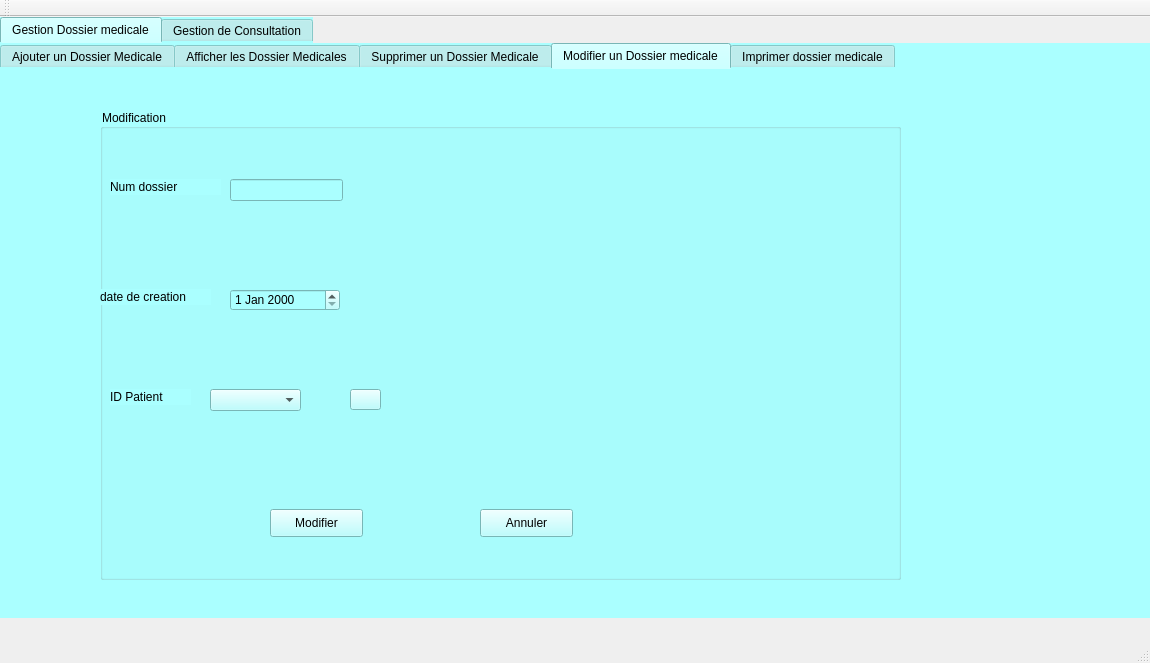
<?xml version="1.0" encoding="UTF-8"?>
<ui version="4.0">
 <class>MainWindow</class>
 <widget class="QMainWindow" name="MainWindow">
  <property name="geometry">
   <rect>
    <x>0</x>
    <y>0</y>
    <width>1150</width>
    <height>663</height>
   </rect>
  </property>
  <property name="windowTitle">
   <string>Dossier medicale</string>
  </property>
  <widget class="QWidget" name="centralWidget">
   <widget class="QTabWidget" name="tabWidget_2">
    <property name="geometry">
     <rect>
      <x>0</x>
      <y>0</y>
      <width>1281</width>
      <height>601</height>
     </rect>
    </property>
    <property name="styleSheet">
     <string notr="true">background-color: rgb(170, 255, 255);
border-bottom-color: rgb(11, 11, 11);
font: 9pt &quot;PT Bold Stars&quot;;</string>
    </property>
    <property name="currentIndex">
     <number>0</number>
    </property>
    <widget class="QWidget" name="tab_6">
     <attribute name="title">
      <string>Gestion Dossier medicale</string>
     </attribute>
     <widget class="QTabWidget" name="tabWidget">
      <property name="geometry">
       <rect>
        <x>0</x>
        <y>0</y>
        <width>1211</width>
        <height>661</height>
       </rect>
      </property>
      <property name="styleSheet">
       <string notr="true">background-color: rgb(170, 255, 255);</string>
      </property>
      <property name="currentIndex">
       <number>3</number>
      </property>
      <widget class="QWidget" name="tab">
       <attribute name="title">
        <string>Ajouter un Dossier Medicale</string>
       </attribute>
       <widget class="QGroupBox" name="groupBox_2">
        <property name="geometry">
         <rect>
          <x>80</x>
          <y>10</y>
          <width>921</width>
          <height>471</height>
         </rect>
        </property>
        <property name="title">
         <string>Ajout</string>
        </property>
        <widget class="QPushButton" name="anuuler_ajout">
         <property name="geometry">
          <rect>
           <x>350</x>
           <y>420</y>
           <width>93</width>
           <height>28</height>
          </rect>
         </property>
         <property name="text">
          <string>Annuler</string>
         </property>
        </widget>
        <widget class="QPushButton" name="pb_ajouter">
         <property name="geometry">
          <rect>
           <x>110</x>
           <y>420</y>
           <width>93</width>
           <height>28</height>
          </rect>
         </property>
         <property name="text">
          <string>Ajouter</string>
         </property>
        </widget>
        <widget class="QLabel" name="label_3">
         <property name="geometry">
          <rect>
           <x>20</x>
           <y>290</y>
           <width>81</width>
           <height>16</height>
          </rect>
         </property>
         <property name="text">
          <string>ID Patient</string>
         </property>
        </widget>
        <widget class="QDateEdit" name="le_date_ajout">
         <property name="geometry">
          <rect>
           <x>150</x>
           <y>190</y>
           <width>121</width>
           <height>22</height>
          </rect>
         </property>
        </widget>
        <widget class="QLabel" name="label_2">
         <property name="geometry">
          <rect>
           <x>10</x>
           <y>190</y>
           <width>111</width>
           <height>16</height>
          </rect>
         </property>
         <property name="text">
          <string>Date de creation</string>
         </property>
        </widget>
        <widget class="QLabel" name="label">
         <property name="geometry">
          <rect>
           <x>20</x>
           <y>80</y>
           <width>101</width>
           <height>16</height>
          </rect>
         </property>
         <property name="text">
          <string>Num dossier</string>
         </property>
        </widget>
        <widget class="QLineEdit" name="le_num">
         <property name="geometry">
          <rect>
           <x>140</x>
           <y>80</y>
           <width>151</width>
           <height>22</height>
          </rect>
         </property>
        </widget>
        <widget class="QComboBox" name="comboBox1">
         <property name="geometry">
          <rect>
           <x>130</x>
           <y>290</y>
           <width>131</width>
           <height>22</height>
          </rect>
         </property>
        </widget>
        <widget class="QPushButton" name="refrech_aj">
         <property name="geometry">
          <rect>
           <x>300</x>
           <y>290</y>
           <width>31</width>
           <height>21</height>
          </rect>
         </property>
         <property name="text">
          <string/>
         </property>
        </widget>
       </widget>
      </widget>
      <widget class="QWidget" name="tab_2">
       <attribute name="title">
        <string>Afficher les Dossier Medicales</string>
       </attribute>
       <widget class="QTableView" name="tabdossier">
        <property name="geometry">
         <rect>
          <x>10</x>
          <y>130</y>
          <width>881</width>
          <height>381</height>
         </rect>
        </property>
       </widget>
       <widget class="QLineEdit" name="lineEdit">
        <property name="geometry">
         <rect>
          <x>130</x>
          <y>50</y>
          <width>131</width>
          <height>22</height>
         </rect>
        </property>
       </widget>
       <widget class="QLabel" name="label_8">
        <property name="geometry">
         <rect>
          <x>10</x>
          <y>50</y>
          <width>121</width>
          <height>20</height>
         </rect>
        </property>
        <property name="text">
         <string>ID_Patient</string>
        </property>
       </widget>
       <widget class="QPushButton" name="rech_doc">
        <property name="geometry">
         <rect>
          <x>450</x>
          <y>20</y>
          <width>131</width>
          <height>28</height>
         </rect>
        </property>
        <property name="text">
         <string>RECHERCHE</string>
        </property>
       </widget>
       <widget class="QPushButton" name="trie_doc">
        <property name="geometry">
         <rect>
          <x>450</x>
          <y>70</y>
          <width>131</width>
          <height>28</height>
         </rect>
        </property>
        <property name="text">
         <string>TRIEE PAR NUM</string>
        </property>
       </widget>
      </widget>
      <widget class="QWidget" name="tab_3">
       <attribute name="title">
        <string>Supprimer un Dossier Medicale</string>
       </attribute>
       <widget class="QGroupBox" name="groupBox">
        <property name="geometry">
         <rect>
          <x>10</x>
          <y>30</y>
          <width>551</width>
          <height>251</height>
         </rect>
        </property>
        <property name="title">
         <string>Suppression</string>
        </property>
        <widget class="QLabel" name="label_4">
         <property name="geometry">
          <rect>
           <x>200</x>
           <y>60</y>
           <width>131</width>
           <height>16</height>
          </rect>
         </property>
         <property name="text">
          <string>Numero de dossier </string>
         </property>
        </widget>
        <widget class="QLineEdit" name="le_num_sup">
         <property name="geometry">
          <rect>
           <x>160</x>
           <y>110</y>
           <width>201</width>
           <height>22</height>
          </rect>
         </property>
        </widget>
        <widget class="QPushButton" name="pushButton_2">
         <property name="geometry">
          <rect>
           <x>220</x>
           <y>180</y>
           <width>93</width>
           <height>28</height>
          </rect>
         </property>
         <property name="text">
          <string>Supprimer</string>
         </property>
        </widget>
       </widget>
      </widget>
      <widget class="QWidget" name="tab_4">
       <attribute name="title">
        <string>Modifier un Dossier medicale</string>
       </attribute>
       <widget class="QGroupBox" name="groupBox_3">
        <property name="geometry">
         <rect>
          <x>100</x>
          <y>40</y>
          <width>801</width>
          <height>471</height>
         </rect>
        </property>
        <property name="title">
         <string>Modification</string>
        </property>
        <widget class="QPushButton" name="annuler_modif">
         <property name="geometry">
          <rect>
           <x>380</x>
           <y>400</y>
           <width>93</width>
           <height>28</height>
          </rect>
         </property>
         <property name="text">
          <string>Annuler</string>
         </property>
        </widget>
        <widget class="QPushButton" name="pushButton_3">
         <property name="geometry">
          <rect>
           <x>170</x>
           <y>400</y>
           <width>93</width>
           <height>28</height>
          </rect>
         </property>
         <property name="text">
          <string>Modifier</string>
         </property>
        </widget>
        <widget class="QLabel" name="label_7">
         <property name="geometry">
          <rect>
           <x>10</x>
           <y>280</y>
           <width>81</width>
           <height>16</height>
          </rect>
         </property>
         <property name="text">
          <string>ID Patient</string>
         </property>
        </widget>
        <widget class="QLabel" name="label_6">
         <property name="geometry">
          <rect>
           <x>0</x>
           <y>180</y>
           <width>111</width>
           <height>16</height>
          </rect>
         </property>
         <property name="text">
          <string>date de creation</string>
         </property>
        </widget>
        <widget class="QDateEdit" name="le_date_modif">
         <property name="geometry">
          <rect>
           <x>130</x>
           <y>180</y>
           <width>110</width>
           <height>22</height>
          </rect>
         </property>
        </widget>
        <widget class="QLineEdit" name="le_num_modif">
         <property name="geometry">
          <rect>
           <x>130</x>
           <y>70</y>
           <width>113</width>
           <height>22</height>
          </rect>
         </property>
        </widget>
        <widget class="QLabel" name="label_5">
         <property name="geometry">
          <rect>
           <x>10</x>
           <y>70</y>
           <width>111</width>
           <height>16</height>
          </rect>
         </property>
         <property name="text">
          <string>Num dossier</string>
         </property>
        </widget>
        <widget class="QComboBox" name="comboBox3">
         <property name="geometry">
          <rect>
           <x>110</x>
           <y>280</y>
           <width>91</width>
           <height>22</height>
          </rect>
         </property>
        </widget>
        <widget class="QPushButton" name="refrech_mod">
         <property name="geometry">
          <rect>
           <x>250</x>
           <y>280</y>
           <width>31</width>
           <height>21</height>
          </rect>
         </property>
         <property name="text">
          <string/>
         </property>
        </widget>
       </widget>
      </widget>
      <widget class="QWidget" name="tab_5">
       <attribute name="title">
        <string>Imprimer dossier medicale</string>
       </attribute>
       <widget class="QPushButton" name="Impdos">
        <property name="geometry">
         <rect>
          <x>920</x>
          <y>50</y>
          <width>121</width>
          <height>28</height>
         </rect>
        </property>
        <property name="text">
         <string>Imprimer</string>
        </property>
       </widget>
       <widget class="QTextEdit" name="imprimer">
        <property name="geometry">
         <rect>
          <x>130</x>
          <y>50</y>
          <width>781</width>
          <height>451</height>
         </rect>
        </property>
       </widget>
      </widget>
     </widget>
    </widget>
    <widget class="QWidget" name="tab_7">
     <attribute name="title">
      <string>Gestion de Consultation</string>
     </attribute>
     <widget class="QTabWidget" name="tabWidget_3">
      <property name="geometry">
       <rect>
        <x>0</x>
        <y>0</y>
        <width>1211</width>
        <height>661</height>
       </rect>
      </property>
      <property name="styleSheet">
       <string notr="true">background-color: rgb(170, 255, 255);
</string>
      </property>
      <property name="currentIndex">
       <number>0</number>
      </property>
      <widget class="QWidget" name="tab_8">
       <attribute name="title">
        <string>Ajouter ou Modifier consultation</string>
       </attribute>
       <widget class="QGroupBox" name="groupBox_4">
        <property name="geometry">
         <rect>
          <x>10</x>
          <y>20</y>
          <width>571</width>
          <height>80</height>
         </rect>
        </property>
        <property name="title">
         <string>Détail Dossier</string>
        </property>
        <widget class="QLabel" name="label_9">
         <property name="geometry">
          <rect>
           <x>10</x>
           <y>40</y>
           <width>56</width>
           <height>16</height>
          </rect>
         </property>
         <property name="text">
          <string/>
         </property>
        </widget>
        <widget class="QLabel" name="label_10">
         <property name="geometry">
          <rect>
           <x>10</x>
           <y>40</y>
           <width>91</width>
           <height>16</height>
          </rect>
         </property>
         <property name="text">
          <string>Num Dossier</string>
         </property>
        </widget>
        <widget class="QLabel" name="label_11">
         <property name="geometry">
          <rect>
           <x>270</x>
           <y>40</y>
           <width>101</width>
           <height>16</height>
          </rect>
         </property>
         <property name="text">
          <string>N°intervention</string>
         </property>
        </widget>
        <widget class="QLineEdit" name="numc">
         <property name="geometry">
          <rect>
           <x>100</x>
           <y>40</y>
           <width>113</width>
           <height>22</height>
          </rect>
         </property>
        </widget>
        <widget class="QLineEdit" name="nintervaj">
         <property name="geometry">
          <rect>
           <x>370</x>
           <y>40</y>
           <width>113</width>
           <height>22</height>
          </rect>
         </property>
        </widget>
       </widget>
       <widget class="QGroupBox" name="groupBox_7">
        <property name="geometry">
         <rect>
          <x>10</x>
          <y>110</y>
          <width>571</width>
          <height>91</height>
         </rect>
        </property>
        <property name="title">
         <string>Proprieté</string>
        </property>
        <widget class="QLabel" name="label_17">
         <property name="geometry">
          <rect>
           <x>0</x>
           <y>40</y>
           <width>81</width>
           <height>16</height>
          </rect>
         </property>
         <property name="text">
          <string>Date inter</string>
         </property>
        </widget>
        <widget class="QLabel" name="label_18">
         <property name="geometry">
          <rect>
           <x>210</x>
           <y>40</y>
           <width>81</width>
           <height>20</height>
          </rect>
         </property>
         <property name="text">
          <string>Problemme</string>
         </property>
        </widget>
        <widget class="QDateEdit" name="dinteraj">
         <property name="geometry">
          <rect>
           <x>80</x>
           <y>40</y>
           <width>110</width>
           <height>22</height>
          </rect>
         </property>
        </widget>
        <widget class="QLineEdit" name="probaj">
         <property name="geometry">
          <rect>
           <x>290</x>
           <y>40</y>
           <width>271</width>
           <height>22</height>
          </rect>
         </property>
        </widget>
       </widget>
       <widget class="QGroupBox" name="groupBox_8">
        <property name="geometry">
         <rect>
          <x>10</x>
          <y>210</y>
          <width>571</width>
          <height>141</height>
         </rect>
        </property>
        <property name="title">
         <string>Suivi</string>
        </property>
        <widget class="QLabel" name="label_19">
         <property name="geometry">
          <rect>
           <x>10</x>
           <y>40</y>
           <width>56</width>
           <height>16</height>
          </rect>
         </property>
         <property name="text">
          <string>Tension</string>
         </property>
        </widget>
        <widget class="QLabel" name="label_20">
         <property name="geometry">
          <rect>
           <x>10</x>
           <y>100</y>
           <width>71</width>
           <height>16</height>
          </rect>
         </property>
         <property name="text">
          <string>Glycémie</string>
         </property>
        </widget>
        <widget class="QLabel" name="label_21">
         <property name="geometry">
          <rect>
           <x>280</x>
           <y>40</y>
           <width>56</width>
           <height>16</height>
          </rect>
         </property>
         <property name="text">
          <string>Poids</string>
         </property>
        </widget>
        <widget class="QLabel" name="label_22">
         <property name="geometry">
          <rect>
           <x>280</x>
           <y>100</y>
           <width>56</width>
           <height>16</height>
          </rect>
         </property>
         <property name="text">
          <string>Taille</string>
         </property>
        </widget>
        <widget class="QLineEdit" name="tnaj">
         <property name="geometry">
          <rect>
           <x>100</x>
           <y>40</y>
           <width>51</width>
           <height>22</height>
          </rect>
         </property>
        </widget>
        <widget class="QLineEdit" name="glaj">
         <property name="geometry">
          <rect>
           <x>90</x>
           <y>100</y>
           <width>51</width>
           <height>22</height>
          </rect>
         </property>
        </widget>
        <widget class="QLineEdit" name="pdaj">
         <property name="geometry">
          <rect>
           <x>360</x>
           <y>40</y>
           <width>51</width>
           <height>22</height>
          </rect>
         </property>
        </widget>
        <widget class="QLineEdit" name="tlaj">
         <property name="geometry">
          <rect>
           <x>360</x>
           <y>100</y>
           <width>51</width>
           <height>22</height>
          </rect>
         </property>
        </widget>
       </widget>
       <widget class="QGroupBox" name="groupBox_9">
        <property name="geometry">
         <rect>
          <x>590</x>
          <y>20</y>
          <width>471</width>
          <height>171</height>
         </rect>
        </property>
        <property name="title">
         <string>Ordonnance</string>
        </property>
        <widget class="QLineEdit" name="ordaj">
         <property name="geometry">
          <rect>
           <x>2</x>
           <y>40</y>
           <width>461</width>
           <height>121</height>
          </rect>
         </property>
        </widget>
       </widget>
       <widget class="QPushButton" name="ajouterconsu">
        <property name="geometry">
         <rect>
          <x>140</x>
          <y>390</y>
          <width>93</width>
          <height>28</height>
         </rect>
        </property>
        <property name="text">
         <string>Ajouter</string>
        </property>
       </widget>
       <widget class="QPushButton" name="Quitterc">
        <property name="geometry">
         <rect>
          <x>540</x>
          <y>390</y>
          <width>93</width>
          <height>28</height>
         </rect>
        </property>
        <property name="text">
         <string>Quitter</string>
        </property>
       </widget>
       <widget class="QPushButton" name="modif">
        <property name="geometry">
         <rect>
          <x>320</x>
          <y>390</y>
          <width>93</width>
          <height>28</height>
         </rect>
        </property>
        <property name="text">
         <string>Modifier</string>
        </property>
       </widget>
      </widget>
      <widget class="QWidget" name="tab_9">
       <attribute name="title">
        <string>Afficher les Dossier Medicales</string>
       </attribute>
       <widget class="QTableView" name="tabconsu">
        <property name="geometry">
         <rect>
          <x>20</x>
          <y>130</y>
          <width>981</width>
          <height>381</height>
         </rect>
        </property>
       </widget>
       <widget class="QLineEdit" name="intervcherch">
        <property name="geometry">
         <rect>
          <x>150</x>
          <y>50</y>
          <width>131</width>
          <height>22</height>
         </rect>
        </property>
       </widget>
       <widget class="QLabel" name="label_12">
        <property name="geometry">
         <rect>
          <x>10</x>
          <y>50</y>
          <width>121</width>
          <height>20</height>
         </rect>
        </property>
        <property name="text">
         <string>N°intervention</string>
        </property>
       </widget>
       <widget class="QPushButton" name="rechc">
        <property name="geometry">
         <rect>
          <x>450</x>
          <y>20</y>
          <width>131</width>
          <height>28</height>
         </rect>
        </property>
        <property name="text">
         <string>RECHERCHE</string>
        </property>
       </widget>
       <widget class="QPushButton" name="triec">
        <property name="geometry">
         <rect>
          <x>450</x>
          <y>70</y>
          <width>131</width>
          <height>28</height>
         </rect>
        </property>
        <property name="text">
         <string>TRIEE PAR NUM</string>
        </property>
       </widget>
      </widget>
      <widget class="QWidget" name="tab_10">
       <attribute name="title">
        <string>Supprimer un Dossier Medicale</string>
       </attribute>
       <widget class="QGroupBox" name="groupBox_5">
        <property name="geometry">
         <rect>
          <x>10</x>
          <y>30</y>
          <width>551</width>
          <height>251</height>
         </rect>
        </property>
        <property name="title">
         <string>Suppression</string>
        </property>
        <widget class="QLabel" name="label_13">
         <property name="geometry">
          <rect>
           <x>190</x>
           <y>50</y>
           <width>161</width>
           <height>16</height>
          </rect>
         </property>
         <property name="text">
          <string>Numero d intervention</string>
         </property>
        </widget>
        <widget class="QLineEdit" name="numinsup">
         <property name="geometry">
          <rect>
           <x>160</x>
           <y>110</y>
           <width>201</width>
           <height>22</height>
          </rect>
         </property>
        </widget>
        <widget class="QPushButton" name="supc">
         <property name="geometry">
          <rect>
           <x>220</x>
           <y>180</y>
           <width>93</width>
           <height>28</height>
          </rect>
         </property>
         <property name="text">
          <string>Supprimer</string>
         </property>
        </widget>
       </widget>
      </widget>
      <widget class="QWidget" name="tab_12">
       <attribute name="title">
        <string>Imprimer dossier medicale</string>
       </attribute>
       <widget class="QTextEdit" name="impc">
        <property name="geometry">
         <rect>
          <x>60</x>
          <y>20</y>
          <width>921</width>
          <height>491</height>
         </rect>
        </property>
       </widget>
       <widget class="QPushButton" name="Impdos_2">
        <property name="geometry">
         <rect>
          <x>1000</x>
          <y>50</y>
          <width>121</width>
          <height>28</height>
         </rect>
        </property>
        <property name="text">
         <string>Imprimer</string>
        </property>
       </widget>
      </widget>
     </widget>
    </widget>
   </widget>
  </widget>
  <widget class="QMenuBar" name="menuBar">
   <property name="geometry">
    <rect>
     <x>0</x>
     <y>0</y>
     <width>1150</width>
     <height>26</height>
    </rect>
   </property>
  </widget>
  <widget class="QToolBar" name="mainToolBar">
   <attribute name="toolBarArea">
    <enum>TopToolBarArea</enum>
   </attribute>
   <attribute name="toolBarBreak">
    <bool>false</bool>
   </attribute>
  </widget>
  <widget class="QStatusBar" name="statusBar"/>
 </widget>
 <layoutdefault spacing="6" margin="11"/>
 <resources/>
 <connections/>
</ui>
